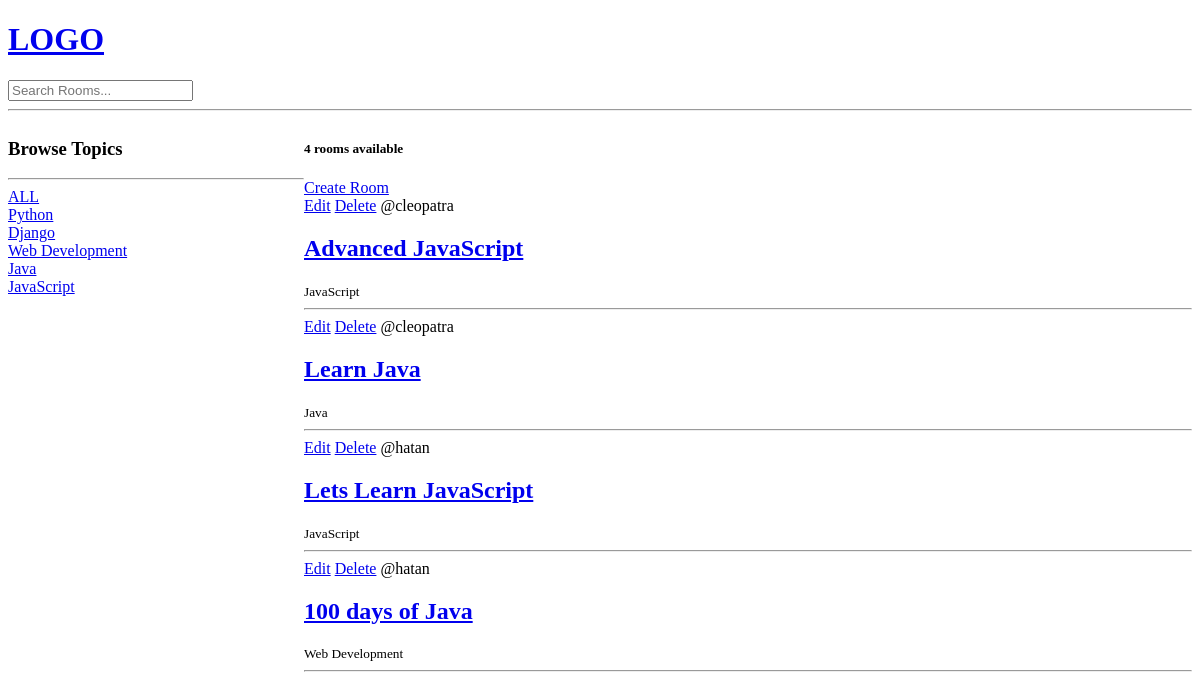
The app's page /, older data.
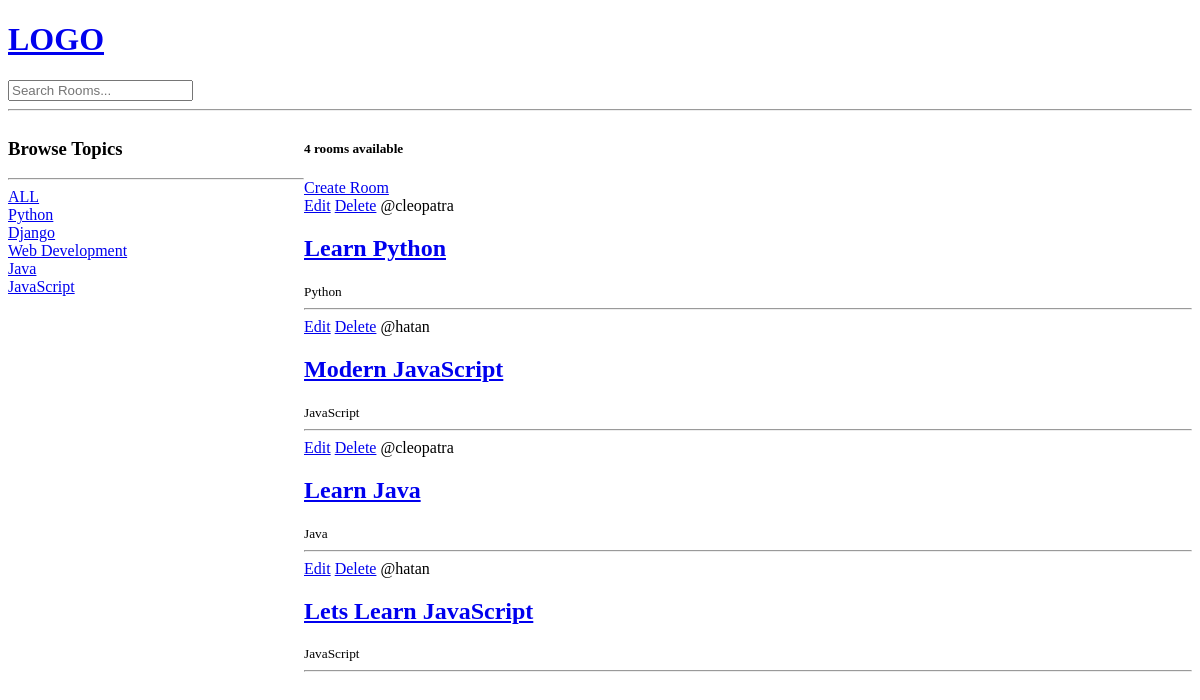
The same page, newer data.
### base/models.py (models this page shows, shortened)
class Topic(models.Model):
    name = models.CharField(max_length=200)

class Room(models.Model):
    host = models.ForeignKey(User, on_delete=models.SET_NULL, null=True)
    topic = models.ForeignKey(Topic, on_delete=models.SET_NULL, null=True)
    name = models.CharField(max_length=200)
    description = models.TextField(null=True, blank=True)
    updated = models.DateTimeField(auto_now=True)
    created = models.DateTimeField(auto_now_add=True)
    class Meta:
        ordering = ['-updated', '-created']

### base/views.py (the view)
# urls.py: 2. Add a URL to urlpatterns:  path('', views.home, name='home')
def home(request):
    q = request.GET.get('q') if request.GET.get('q') != None else ''
    rooms = Room.objects.filter(
        Q(topic__name__icontains=q) |
        Q(name__icontains=q) |
        Q(description__icontains=q)
    )
    topics = Topic.objects.all()
    room_count = rooms.count()
    context = {'rooms': rooms, 'topics': topics, 'room_count': room_count}
    return render(request, 'base/home.html', context)

### base/templates/base/home.html (shortened to what this page needs)
{% extends 'index.html' %}
{% block content %}
<div class="home-container">
  <div>
    <h3>Browse Topics</h3>
    <hr>
    <div>
      <a href="{% url 'home' %}">ALL</a>
    </div>
    {% for topic in topics %}
    <div>
      <a href="{% url 'home' %}?q={{topic.name}}">{{topic.name}}</a>
    </div>
    {% endfor %}
  </div>
  <div>
    <h5>{{room_count}} rooms available</h5>
    <a href="{% url 'create-room' %}">Create Room</a>
    <div>
      {% for room in rooms %}
      <div>
        <a href="{% url 'update-room' room.id %}">Edit</a>
        <a href="{% url 'delete-room' room.id %}">Delete</a>
        <span>@{{room.host.username}}</span>
        <h2><a href="{% url 'room' room.id %}">{{room.name}}</h2></a>
        <small>{{room.topic.name}}</small>
        <hr>
      </div>
      {% endfor %}
    </div>
  </div>
</div>
{% endblock %}

Row changes from the older to the newer data that the page shows:
removed Room: host.username "hatan", name "100 days of Java", topic.name "Web Development"
added Room: host.username "cleopatra", name "Learn Python", topic.name "Python"
changed Room: host.username "cleopatra" → "hatan"; name "Advanced JavaScript" → "Modern JavaScript"
